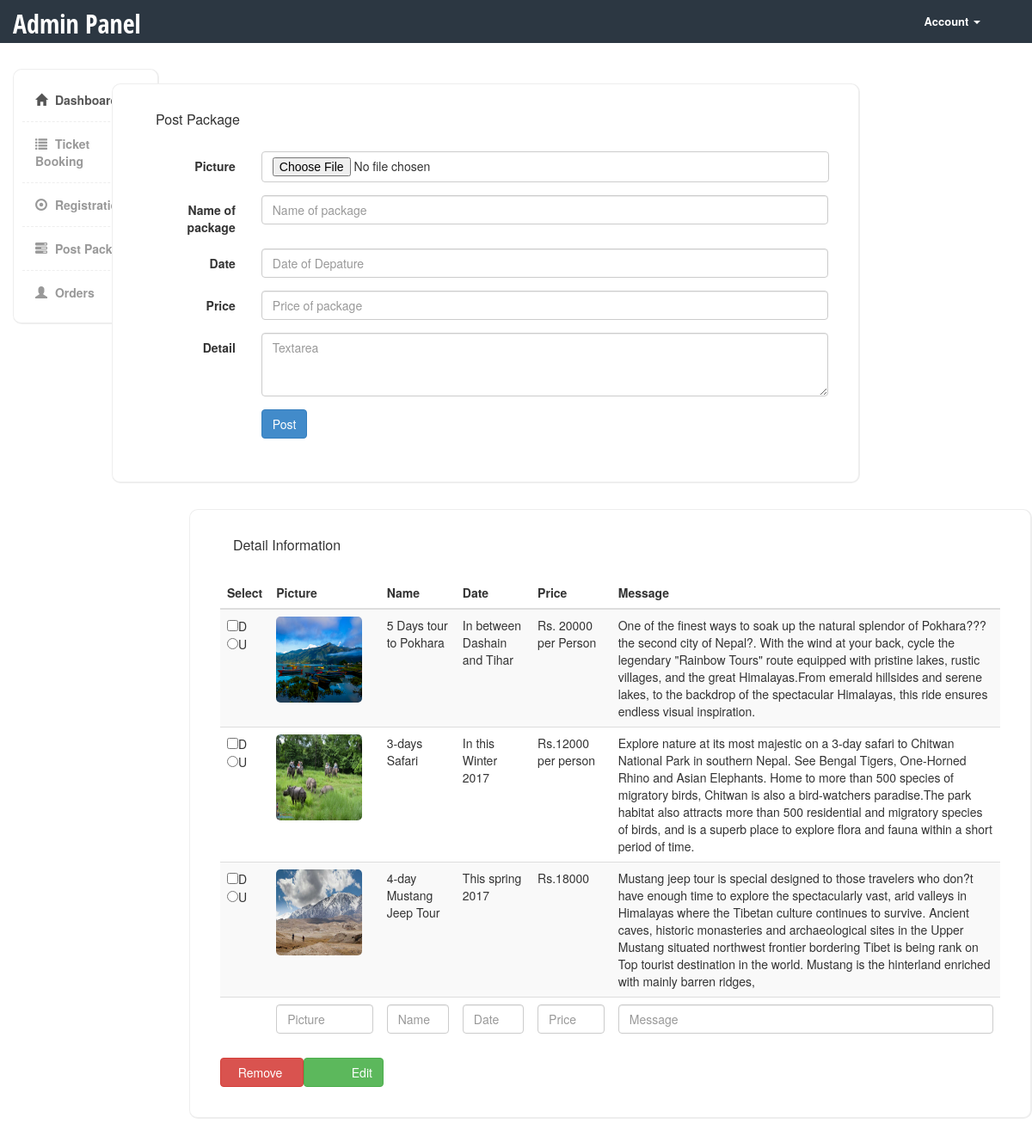
The page /admin/package.php (signed in) on the database its author committed.
### tables this page shows
CREATE TABLE `package` (
  `id` int(50) NOT NULL,
  `picture` text NOT NULL,
  `name` varchar(50) NOT NULL,
  `date` varchar(50) NOT NULL,
  `price` varchar(50) NOT NULL,
  `message` text NOT NULL
);

### admin/package.php (the view, shortened to what this page needs)
<!DOCTYPE html>
<html>
  <head>
    <link href="bootstrap/css/bootstrap.min.css" rel="stylesheet">
    <link href="css/styles.css" rel="stylesheet">
    <link rel="stylesheet" type="text/css" href="css/bootstrap.css">
	<link rel="stylesheet" type="text/css" href="css/bootstrap-responsive.css">
  </head>
  <body>
  	<div class="header">
	     <div class="container">
	        <div class="row">
	           <div class="col-md-5">
	              <div class="logo">
	                 <h1><a href="index.html">Admin Panel</a></h1>
	              </div>
	           </div>
	           <div class="col-md-2">
	              <div class="navbar navbar-inverse" role="banner">
	                  <nav class="collapse navbar-collapse bs-navbar-collapse navbar-right" role="navigation">
	                    <ul class="nav navbar-nav">
	                      <li class="dropdown">
	                        <a href="#" class="dropdown-toggle" data-toggle="dropdown">Account <b class="caret"></b></a>
	                      </li>
	                    </ul>
	                  </nav>
	              </div>
	           </div>
	        </div>
	     </div>
	</div>
    <div class="page-content">
    	<div class="row">
		  <div class="col-md-2">
		  	<div class="sidebar content-box" style="display: block;">
                <ul class="nav">
                    <li class="current"><a href="index.php"><i class="glyphicon glyphicon-home"></i> Dashboard</a></li>
                    <li><a href="booking.php"><i class="glyphicon glyphicon-list"></i> Ticket Booking</a></li>
                    <li><a href="registration.php"><i class="glyphicon glyphicon-record"></i> Registration</a></li>
                    <li><a href="package.php"><i class="glyphicon glyphicon-tasks"></i> Post Package</a></li>
                    <li><a href="packageorder.php"><i class="glyphicon glyphicon-user"></i> Orders </a></li>
                </ul>
             </div>
		  </div>
		</div>
    </div>
   <div class="row" >
	  				<div class="col-md-6" style="float: right; margin-top: -310px; margin-right: 200px; width: 900px;" >
	  					<div class="content-box-large">
			  				<div class="panel-heading">
					            <div class="panel-title">Post Package</div>
					        </div>
			  				<div class="panel-body">
			  					<form class="form-horizontal" role="form" method="POST" action="post.php" enctype="multipart/form-data">
			  					<div class="form-group">
								    <label  class="col-sm-2 control-label">Picture</label>
								    <div class="col-sm-10">
								    <span class="btn btn-default" style="width: 660px;" >
								    <input type="file" name="fileToUpload" id="fileToUpload" class="custom-file-input"></span>
								  </div>
								  </div>
								  <div class="form-group">
								    <label for="inputEmail3" class="col-sm-2 control-label">Name of package</label>
								    <div class="col-sm-10">
								      <input type="text" class="form-control" id="inputEmail3" placeholder="Name of package" name="name" required>
								    </div>
								  </div>
								  <div class="form-group">
								    <label  class="col-sm-2 control-label">Date</label>
								    <div class="col-sm-10">
								      <input type="text" class="form-control" placeholder="Date of Depature" name="date">
								    </div>
								  </div>
								  <div class="form-group">
								    <label class="col-sm-2 control-label">Price</label>
								    <div class="col-sm-10">
								      <input type="text" class="form-control" placeholder="Price of package" name="price">
								    </div>
								  </div>
								  <div class="form-group">
								    <label class="col-sm-2 control-label">Detail</label>
								    <div class="col-sm-10">
								      <textarea class="form-control" placeholder="Textarea" rows="3" name="message"></textarea>
								    </div>
								  </div>
								  <div class="form-group">
								    <div class="col-sm-offset-2 col-sm-10">
								      <button type="submit" class="btn btn-primary lg">Post</button>
								    </div>
								  </div>
								</form>
			  				</div>
			  			</div>
	  				</div>
	  			</div>
<div class="content-box-large" style="margin-left: 220px;">
  				<div class="panel-heading">
					<div class="panel-title">Detail Information</div>
				</div>
  				<div class="panel-body">
  					<div class="table-responsive">
    <?php
						$query = "select * from package";
						$result = mysql_query($query);
						echo "<form action='cancel.php' method='POST' onsubmit='return validateCheckBox();'>";
								echo "<table class='table table-hover table-striped' id='example' align='center'>";
									echo "<thead>";
										echo "<tr>";
											echo "<th>Select</th>";
											echo "<th>Picture</th>";
											echo "<th>Name</th>";
											echo "<th>Date</th>";
											echo "<th>Price</th>";
											echo "<th>Message</th>";
										echo "</tr>";
									echo "</thead>";
									echo "<tbody>";
									while($row = mysql_fetch_array($result))
									{
										echo "<tr>";
											echo "<td><input type='checkbox' name='formSeat[]' value='".$row['id']."'/>D<br><input type='radio' name='formSeat' value='".$row['id']."'/>U</td>";
											echo"<td><img src='../admin/uploads/".$row['picture']."'  alt='image' style='border-radius:5px;width:100px;height:100px;' ></td>";
											echo "<td>". $row['name'] ."</td>";
											echo "<td>". $row['date'] ."</td>";
											echo "<td>". $row['price'] ."</td>";
											echo "<td>". $row['message'] ."</td>";
										echo "</tr>";
								}
								echo "<tr><td></td><td><input type='text' class='form-control' placeholder='Picture' name='picture1'></td>";
								echo "<td><input type='text' class='form-control' placeholder='Name' name='name1'></td>";
								echo "<td><input type='text' class='form-control' placeholder='Date' name='date1'></td>";
								echo "<td><input type='text' class='form-control' placeholder='Price' name='price1'></td>";
								echo "<td><input type='text' class='form-control' placeholder='Message' name='message1'></td></tr>";
									echo "</tbody>";
								echo "</table>";
								echo "<button type='submit' name='formSubmit' class='btn btn-danger'>";
								echo "<i class='icon-success icon-white'></i>&nbsp Remove";
								echo "&nbsp&nbsp<button type='submit' name='formSubmit2' class='btn btn-success'>&nbsp&nbsp";
								echo "&nbsp&nbsp&nbsp&nbsp<i class='icon-remove icon-white'>&nbsp&nbsp&nbsp&nbsp</i> Edit";
							echo "</form>";
					?>
</div>
  				</div>
  			</div>
  </body>
</html>

### admin/css/styles.css (style rules this page uses)
body { font-family: 'Open Sans', sans-serif; background-color: #f7f7f7; position: relative; margin: 0px; font-size: 12px; padding: 0px; }
.page-content > .row { margin-left: 0px !important; margin-right: 0px !important; margin-top: 30px; }
.header { height:50px; background-color: #2c3742; }
.header .logo h1 { font-size:30px; margin:0px; padding:10px 0px; }
.header .logo h1 a { color:#fff; font-family: 'Open Sans Condensed', sans-serif; }
.header .navbar * { box-shadow:none !important; }
.header .navbar { background:none !important; border:0px !important; }
.header .navbar .nav > li > a { color:#fff !important; font-size:13px !important; border-bottom:0px !important; margin-top:0px !important; font-weight:bold; }
.header .navbar-collapse { border:0px !important; }
.header .navbar-nav .caret { border-top-color:#fff !important; border-bottom-color:#fff !important; }
.content-box, .content-box-large { margin-bottom:30px; background:#fff; border-radius:10px; padding:10px; border-left:1px solid #eee; border-top:1px solid #eee; border-right:2px solid #eee; border-bottom:2px solid #eee; }
.content-box-large { padding: 20px; }
.sidebar ul.nav, .sidebar ul.nav ul { list-style: none; padding: 0px; margin: 0px; }
.sidebar .nav > li { margin: 0; border-bottom:1px dashed #eee; }
.sidebar .nav > li:last-child { border-bottom:0px; }
.sidebar .nav > li > a { font-size: 14px; line-height: 20px; padding: 15px 15px; color: #999; display: block; font-weight:bold; background:none; text-decoration: none; border-top:0px; font-weight:bold; }
.sidebar .nav > li > a > i { margin-right:5px; }
.sidebar .nav li a:hover, .sidebar .nav li.current > a { background: #fff; color: #555; border-bottom:0px; }
body { background-color: #eff0f3; }
.panel-heading>.panel-title, .content-box-header .panel-title { float: left; padding: 10px 15px; padding-top: 0px; }
.panel-body { clear:both; }

### rows shown on the page
package: picture (picture), name "5 Days tour to Pokhara", date "In between Dashain and Tihar", price "Rs. 20000 per Person", message "One of the finest ways to soak up the natural splendor of Pokhara???the second city of Nepal?. With the wind at your back, cycle the legendary \"Rainbow Tours\" route equipped with pristine lakes, rustic villages, and the great Himalayas.From emerald hillsides and serene lakes, to the backdrop of the spectacular Himalayas, this ride ensures endless visual inspiration."
package: picture (picture), name "3-days Safari", date "In this Winter 2017", price "Rs.12000 per person", message "Explore nature at its most majestic on a 3-day safari to Chitwan National Park in southern Nepal. See Bengal Tigers, One-Horned Rhino and Asian Elephants. Home to more than 500 species of migratory birds, Chitwan is also a bird-watchers paradise.The park habitat also attracts more than 500 residential and migratory species of birds, and is a superb place to explore flora and fauna within a short period of time."
package: picture (picture), name "4-day Mustang Jeep Tour", date "This spring 2017", price "Rs.18000", message "Mustang jeep tour is special designed to those travelers who don?t have enough time to explore the spectacularly vast, arid valleys in Himalayas where the Tibetan culture continues to survive. Ancient caves, historic monasteries and archaeological sites in the Upper Mustang situated northwest frontier bordering Tibet is being rank on Top tourist destination in the world. Mustang is the hinterland enriched with mainly barren ridges,"
